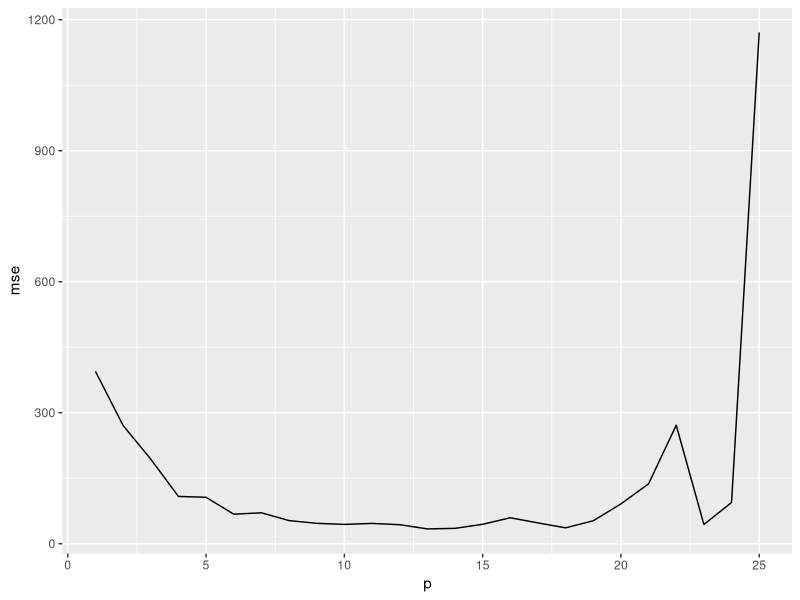
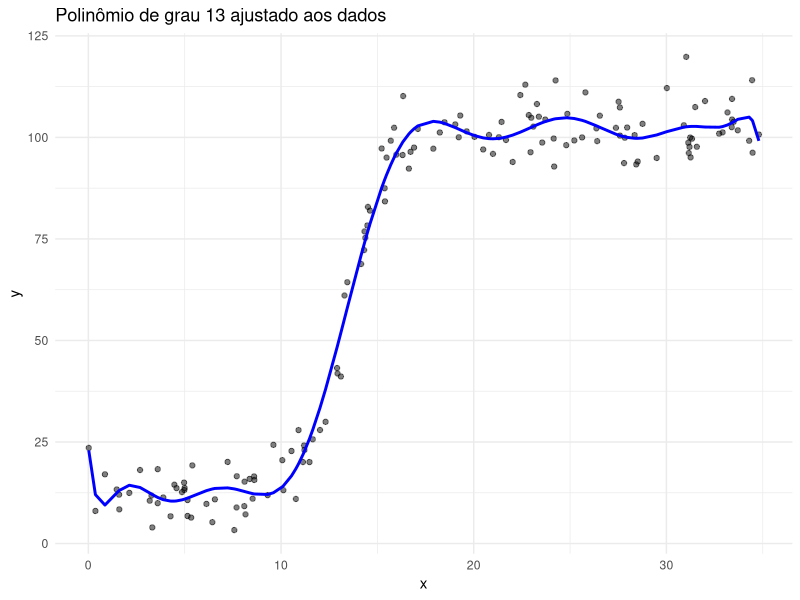

Generate these figures, in order, with R:
library(dplyr)
library(ggplot2)

rm(list = ls())

validacao_cruzada <- function(x, k = 3L) {
  # x: data frame que será dividido em k partes aproximadamente iguais
  # k: número de partes (folds) para a validação cruzada
  n <- nrow(x)
  x <- x[sample(nrow(x)), ]
  folds <- cut(1L:n, breaks = k, labels = FALSE)
  x$folds <- folds
  treino_validacao <- function(v_fold, split) {
    validacao <- x[x$folds == v_fold, ]
    treino <- x[x$folds != v_fold, ]
    validacao$info <- "validacao"
    treino$info <- "treino"
    d <- rbind(treino, validacao)
    d$split <- split
    d
  }

  d <- purrr::map_dfr(
    .x = 1L:k,
    .f = \(i) treino_validacao(i, split = i)
  )
  d$folds <- NULL
  d
}

#! Função de regressão real
gerando_dados <- function(n = 350L, ...) {
  f <- function(x, sd = 0.5, ...) {
    45 * tanh(x / 1.9 - 7) + 57 + rnorm(n, sd = sd)
    #45 * tanh(x)^3 + 4 + rnorm(n = n, ...)
  }

  tibble(x = runif(n = n, min = .Machine$double.xmin, max = 35)) |>
    mutate(y = f(x, ...)) |>
    relocate(y, .before = x)
}

tunagem <- function(cv, p_max = 25L) {
  # cv: data frame com os dados de treino e validação cruzada
  # p_max: grau máximo do polinômio a ser ajustado

  k <- max(cv$split)

  regressao <- function(p, i) {
    treino <- cv |>
      dplyr::filter(split == i, info == "treino")
    lm(y ~ poly(x, degree = p), data = treino)
  }

  avaliacao <- function(p) {
    one_step <- function(i) {
      r <- regressao(p, i)
      validacao <- cv |>
        dplyr::filter(split == i, info == "validacao")
      pred <- predict(r, newdata = validacao)
      mse <- mean((pred - validacao$y)^2)
      tibble(p = p, split = i, mse = mse)
    }
    purrr::map_dfr(.x = 1L:k, .f = one_step)
  }
  resultados <- purrr::map_dfr(.x = 1L:p_max, .f = avaliacao)
  resultados |>
    group_by(p) |>
    summarise(mse = mean(mse))
}

set.seed(123)
dados <- gerando_dados(n = 150, mean = 0, sd = 5.5)

#! Conjunto de validação cruzada
cv <- validacao_cruzada(dados, k = 150L)

r <- tunagem(cv, p_max = 25)
r |>
  ggplot(aes(x = p, y = mse)) +
  geom_line()


# Plotando a regressao polinomial com o melhor grau
melhor_grau <- r |>
  filter(mse == min(mse)) |>
  pull(p) |>
  as.integer()

modelo_final <- lm(y ~ poly(x, degree = melhor_grau), data = dados)
dados |>
  mutate(y_chapeu = predict(modelo_final)) |>
  ggplot(aes(x = x, y = y)) +
  geom_point(alpha = 0.5) +
  geom_line(aes(y = y_chapeu), color = "blue", linewidth = 1) +
  labs(title = paste("Polinômio de grau", melhor_grau, "ajustado aos dados")) +
  theme_minimal()
